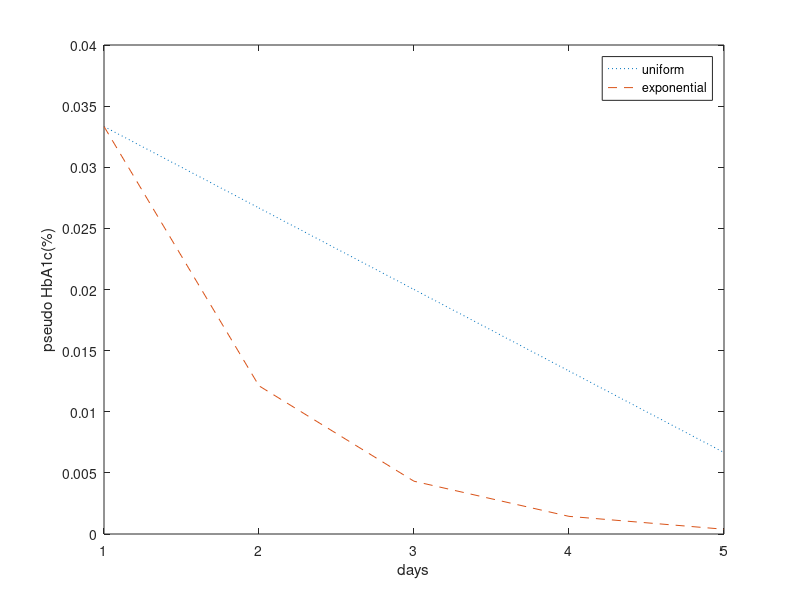

The MATLAB script that drew this image:
% uniform distribution
F_u = [1; 0.8; 0.6; 0.4; 0.2];
% exponential distribution
F_e = [1; 0.3636; 0.1295; 0.0433; 0.0117];
% initial G
v = 20/(250*120);
G = [100; 100; 100; 100; 100]*v;
% simulation
res_u = zeros(6,1);
res_u(1) = G'*F_u;
res_e = zeros(6,1);
res_e(1) = G'*F_e;
for i = 1:5
    G(i) = 150*v; % increase by 50
    res_u(i+1) = G'*F_u;
    res_e(i+1) = G'*F_e;
end
res_u;
plot(diff(res_u), ':')
hold on;
res_e;
plot(diff(res_e), '--')
legend('uniform', 'exponential');
xlabel('days');
ylabel('pseudo HbA1c(%)');


return;
x = linspace(0,5,100);
f = exp(-x)./(1-exp(-5));
F = (1-exp(-x))/(1-exp(-5));
plot(x,1-F)
x = [0,1,2,3,4];
F = @(x) 1-(1-exp(-x))/(1-exp(-5));
F(x)